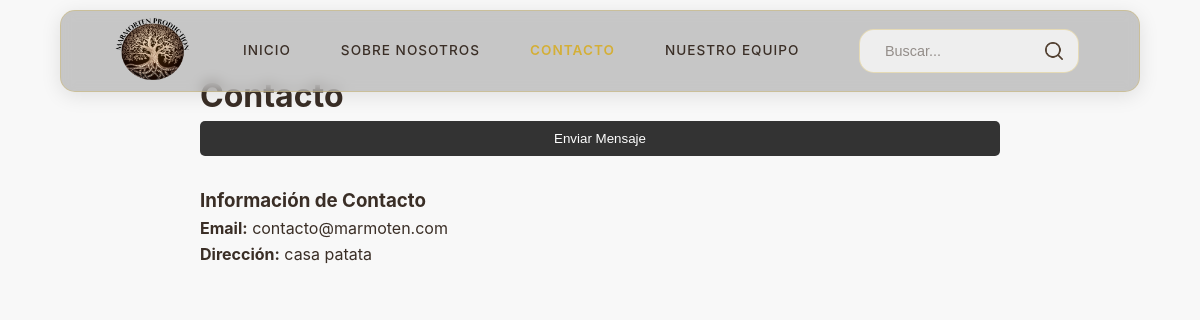
/contacto/, run on an earlier commit of the app's database.
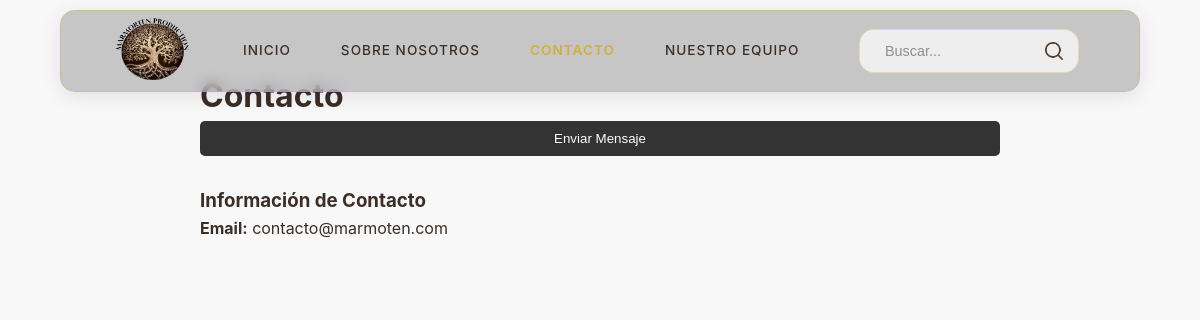
And on a later commit of the database.
### blog/models.py (models this page shows, shortened)
class ConfiguracionSitio(models.Model):
    titulo_sitio = models.CharField(max_length=200, default="Marmoten Production")
    logo = models.ImageField(upload_to='config/', blank=True, null=True)
    email_contacto = models.EmailField(default='contacto@marmoten.com')
    telefono_contacto = models.CharField(max_length=20, blank=True)
    direccion = models.TextField(blank=True)
    sobre_nosotros = models.TextField(blank=True)
    mision = models.TextField(blank=True)
    vision = models.TextField(blank=True)
    banner_sobre_nosotros = models.ImageField(
        upload_to='config/sobre_nosotros/',
        blank=True,
        null=True,
        help_text="Banner para la página 'Sobre Nosotros' (1920x500px recomendado)"
    )
    imagen_sobre_nosotros = models.ImageField(
        upload_to='config/sobre_nosotros/',
        blank=True,
        null=True,
        help_text="Imagen descriptiva para 'Sobre Nosotros' (800x600px recomendado)"
    )
    icono_mision = models.ImageField(
        upload_to='config/iconos/',
        blank=True,
        null=True,
        help_text="Icono para la sección Misión (200x200px recomendado)"
    )
    icono_vision = models.ImageField(
        upload_to='config/iconos/',
        blank=True,
        null=True,
        help_text="Icono para la sección Visión (200x200px recomendado)"
    )
    facebook_url = models.URLField(blank=True)
    instagram_url = models.URLField(blank=True)
    youtube_url = models.URLField(blank=True)
    class Meta:
        verbose_name_plural = "Configuraciones del Sitio"

### blog/views.py (the view)
# urls.py: path('contacto/', views.contacto, name='contacto'),
def contacto(request):
    config = ConfiguracionSitio.objects.first()  #  Importante
    context = {
        'config': config,  #  Pasa la configuración
    }
    return render(request, 'blog/contacto.html', context)

### blog/templates/blog/contacto.html (shortened to what this page needs)
{% extends 'blog/base.html' %}
{% block content %}
<div class="post" style="max-width: 800px; margin: 0 auto;">
    <h1>Contacto</h1>
    <div class="content">
        <form method="post" style="display: grid; gap: 15px;">
            <button type="submit" style="background: #333; color: white; border: none; padding: 10px 15px; border-radius: 5px; cursor: pointer;">Enviar Mensaje</button>
        </form>
        <div style="margin-top: 30px;">
            <h3>Información de Contacto</h3>
            {% if config.email_contacto %}
                <p><strong>Email:</strong> {{ config.email_contacto }}</p>
            {% endif %}
            {% if config.direccion %}
                <p><strong>Dirección:</strong> {{ config.direccion }}</p>
            {% endif %}
        </div>
    </div>
</div>
{% endblock %}

### blog/templates/blog/base.html (shortened to what this page needs)
<!DOCTYPE html>
<html lang="es">
<head>
    <link rel="stylesheet" href="https://cdnjs.cloudflare.com/ajax/libs/font-awesome/6.0.0/css/all.min.css">
</head>
<body>
    <nav class="navbar" id="navbar">
        <img src="{{ config.logo.url }}" alt="Marmoten Production Logo" class="navbar-logo">
        <div class="nav-links" id="navLinks">
            <a href="{% url 'inicio' %}" class="nav-link active">Inicio</a>
            <a href="{% url 'sobre_nosotros' %}" class="nav-link">Sobre Nosotros</a>
            <a href="{% url 'contacto' %}" class="nav-link">Contacto</a>
            <a href="{% url 'nuestro_equipo' %}" class="nav-link">Nuestro Equipo</a>
        </div>
        <div class="search-container" id="searchContainer">
            <input type="search" class="search-input" placeholder="Buscar...">
            <img src="/static/blog/img/search.png" alt="Buscar" class="search-icon">
        </div>
    </nav>
    <div class="container">
        {% block content %}{% endblock %}
    </div>
</body>
</html>

### blog/templates/blog/base.html (style rules this page uses)
:root { --color-fondo: #f8f8f8; --color-texto: #3a2e26; --color-acento: #D4AF37; --color-borde: rgba(212, 175, 55, 0.3); --sombra: 0 4px 20px rgba(0, 0, 0, 0.1); --borde-redondeado: 15px; --transicion: all 0.3s ease; }
* { margin: 0; padding: 0; box-sizing: border-box; }
body { font-family: 'Inter', sans-serif; background-color: var(--color-fondo); color: var(--color-texto); line-height: 1.6; padding-top: 70px; }
.navbar { background-color: white; padding: 15px 5%; display: flex; justify-content: space-between; align-items: center; position: fixed; top: 10px; left: 5%; right: 5%; z-index: 1000; box-shadow: var(--sombra); border-radius: var(--borde-redondeado); border: 1px solid var(--color-borde); transition: var(--transicion); max-width: 90%; margin: 0 auto; background-color:rgba(165, 165, 165, 0.6); backdrop-filter: blur(7px); }
.navbar-logo { height: 50px; transform: scale(1.5); transition: var(--transicion); }
.nav-links { display: flex; align-items: center; gap: 20px; }
.nav-link { color: var(--color-texto); text-decoration: none; font-weight: 500; text-transform: uppercase; font-size: 0.85rem; letter-spacing: 1px; padding: 8px 15px; border-radius: var(--borde-redondeado); transition: var(--transicion); }
.nav-link.active { color: var(--color-acento); font-weight: 600; }
.search-container { display: flex; align-items: center; background: rgba(248, 248, 248, 0.8); border-radius: var(--borde-redondeado); padding: 8px 15px; transition: var(--transicion); width: 220px; border: 1px solid var(--color-borde); }
.search-input { background: transparent; border: none; color: var(--color-texto); padding: 5px 10px; width: 100%; outline: none; font-size: 0.9rem; }
.search-input::placeholder { color: rgba(58, 46, 38, 0.5); }
.search-icon { width: 18px; height: 18px; filter: brightness(0) saturate(100%) invert(24%) sepia(9%) saturate(1721%) hue-rotate(346deg) brightness(91%) contrast(87%); transition: var(--transicion); }

What changed in the data, as far as the page shows it:
changed ConfiguracionSitio "contacto@marmoten.com": direccion "casa patata" → (not shown)
Also different on the page:
text no longer shown: "Dirección:"
